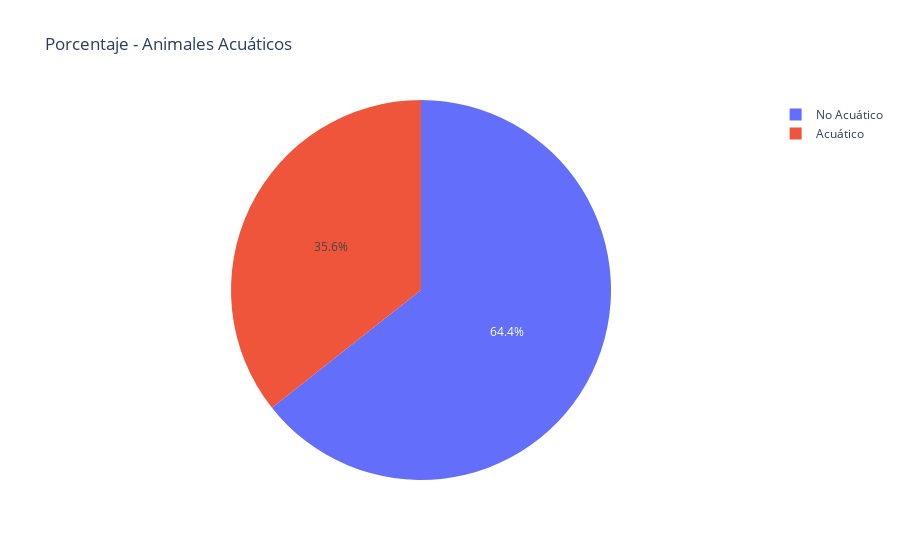

The cell this chart's notebook holds for it:
### Code cell
px.pie(df_acuatics, names="Tipo",values="Cantidad",title="Porcentaje - Animales Acuáticos")

### Figure 1 — Plotly figure (JSON) as saved in the notebook; plotly's stock layout.template omitted (floating-point values rounded to 4 significant figures)
{"data": [{"domain": {"x": [0, 1], "y": [0, 1]}, "hovertemplate": "Tipo=%{label}<br>Cantidad=%{value}<extra></extra>", "labels": ["No Acuático", "Acuático"], "legendgroup": "", "name": "", "showlegend": true, "type": "pie", "values": [65, 36]}], "layout": {"legend": {"tracegroupgap": 0}, "title": {"text": "Porcentaje - Animales Acuáticos"}}}
